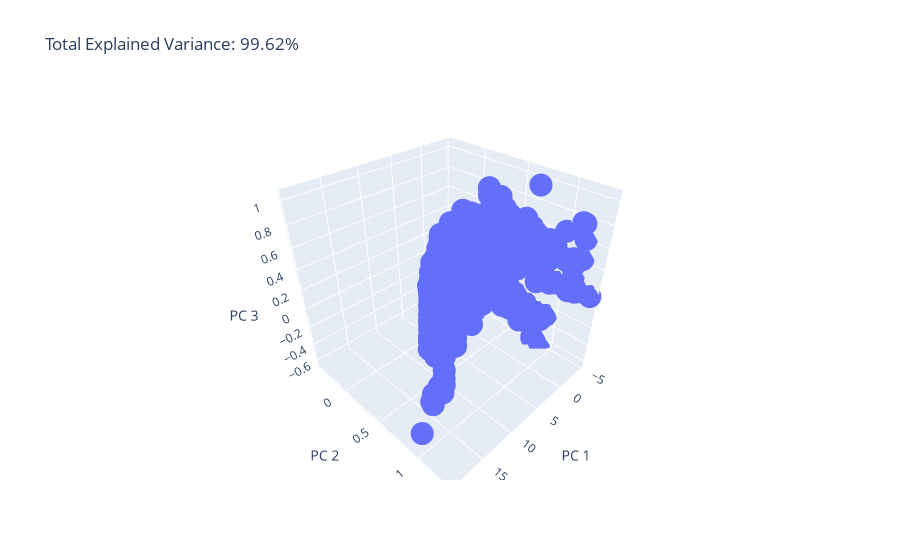

Write notebook code for a chart like this one.
### Code cell
pca = PCA(n_components=3)
components = pca.fit_transform(X)

total_var = pca.explained_variance_ratio_.sum() * 100

fig = px.scatter_3d(
    components, x=0, y=1, z=2,
    title=f'Total Explained Variance: {total_var:.2f}%',
    labels={'0': 'PC 1', '1': 'PC 2', '2': 'PC 3'}
)
fig.show()
fig.write_html("file.html")

### Figure 1 — Plotly figure (JSON) as saved in the notebook; plotly's stock layout.template omitted (floating-point values rounded to 4 significant figures; data arrays with more than 128 entries replaced by an {"elided": "..."} marker saying what was removed)
{"data": [{"hovertemplate": "PC 1=%{x}<br>PC 2=%{y}<br>PC 3=%{z}<extra></extra>", "legendgroup": "", "marker": {"color": "#636efa", "symbol": "circle"}, "mode": "markers", "name": "", "scene": "scene", "showlegend": false, "type": "scatter3d", "x": {"elided": "10104 float values"}, "y": {"elided": "10104 float values"}, "z": {"elided": "10104 float values"}}], "layout": {"legend": {"tracegroupgap": 0}, "scene": {"domain": {"x": [0, 1], "y": [0, 1]}, "xaxis": {"title": {"text": "PC 1"}}, "yaxis": {"title": {"text": "PC 2"}}, "zaxis": {"title": {"text": "PC 3"}}}, "title": {"text": "Total Explained Variance: 99.62%"}}}
